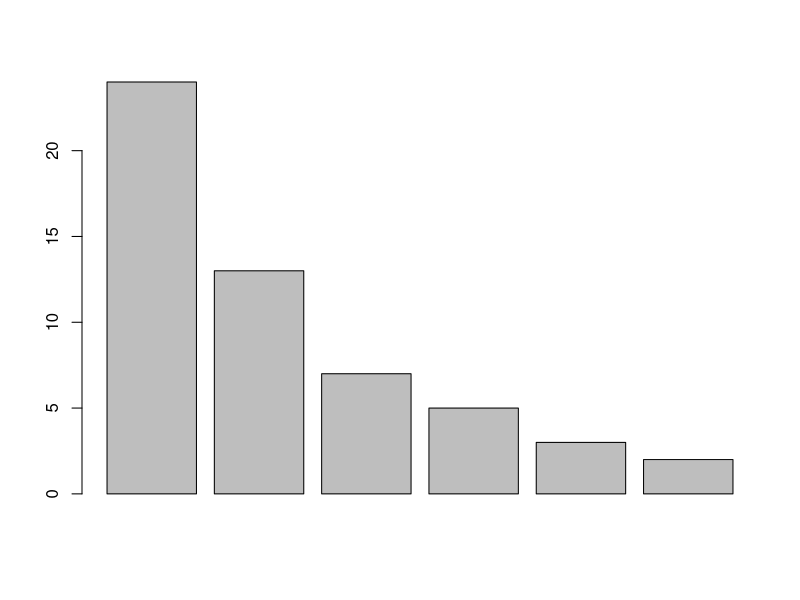
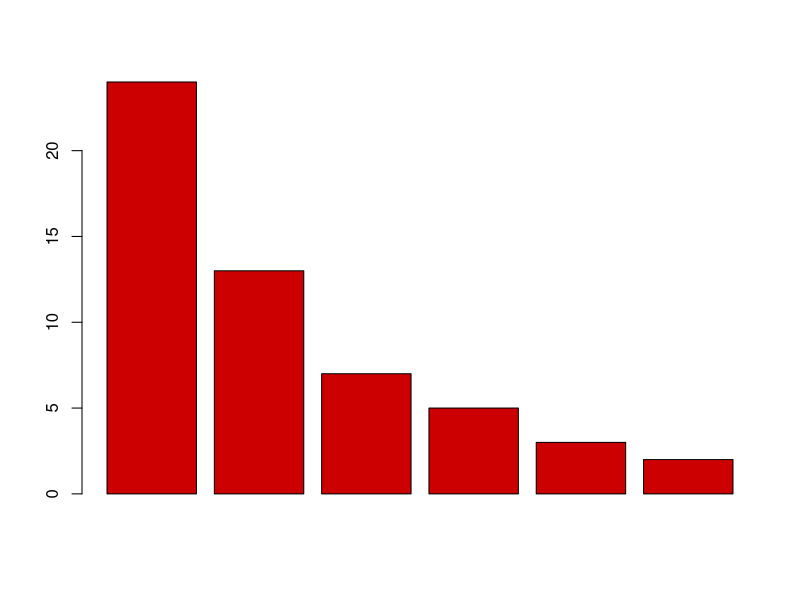
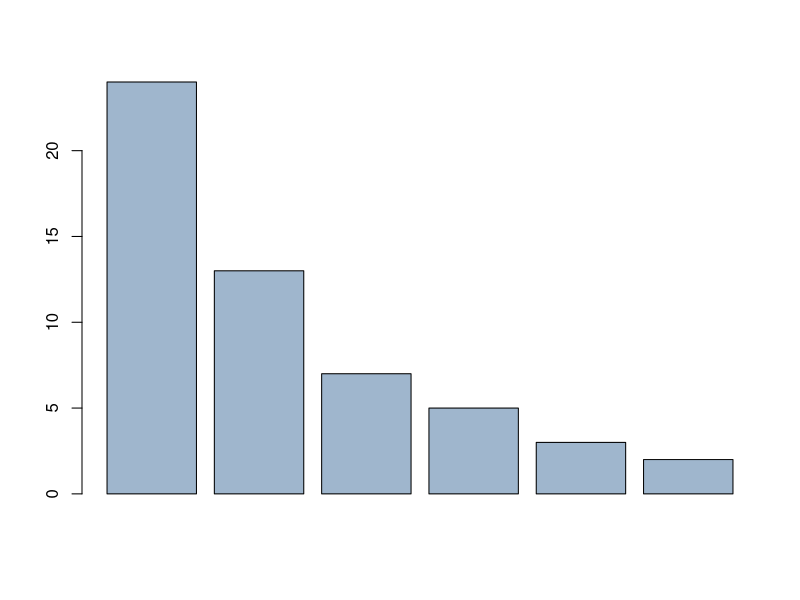
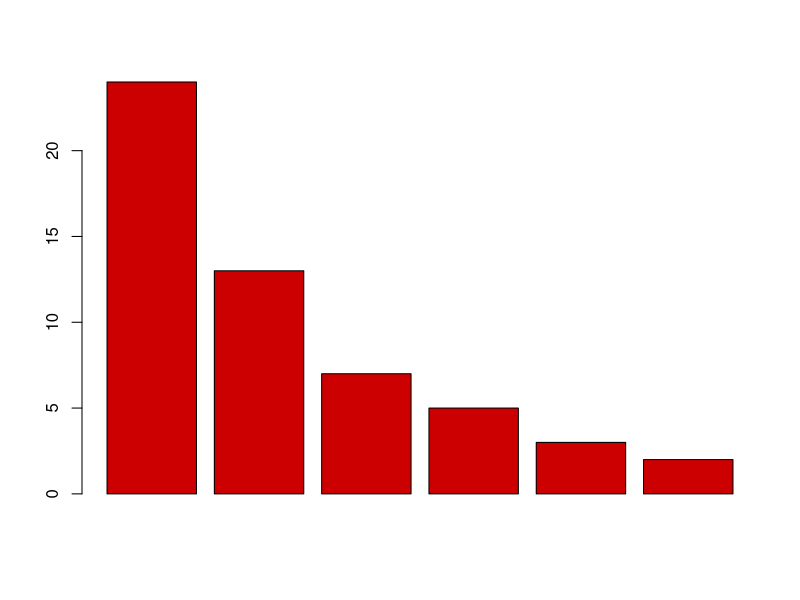
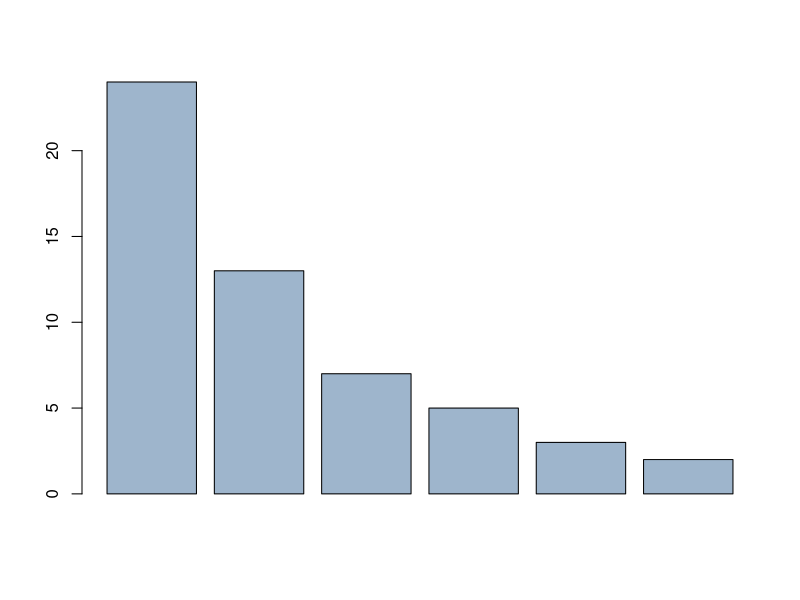
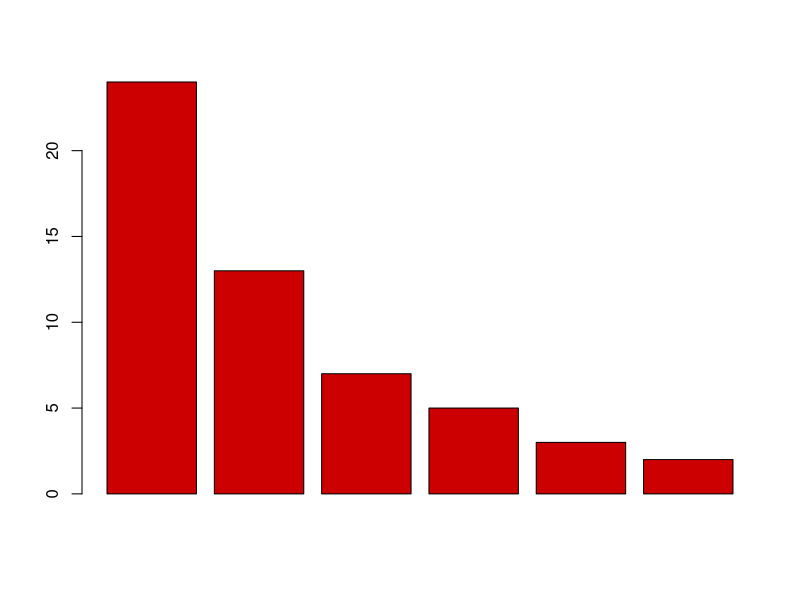
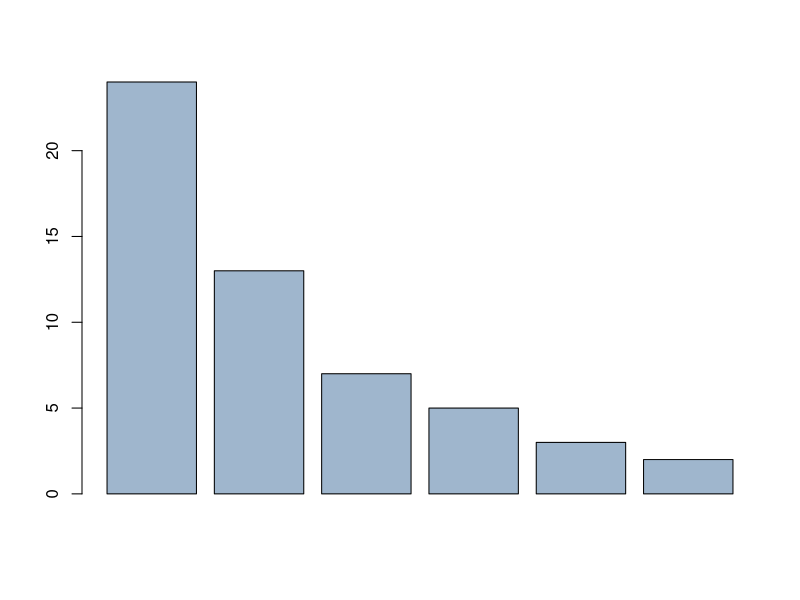
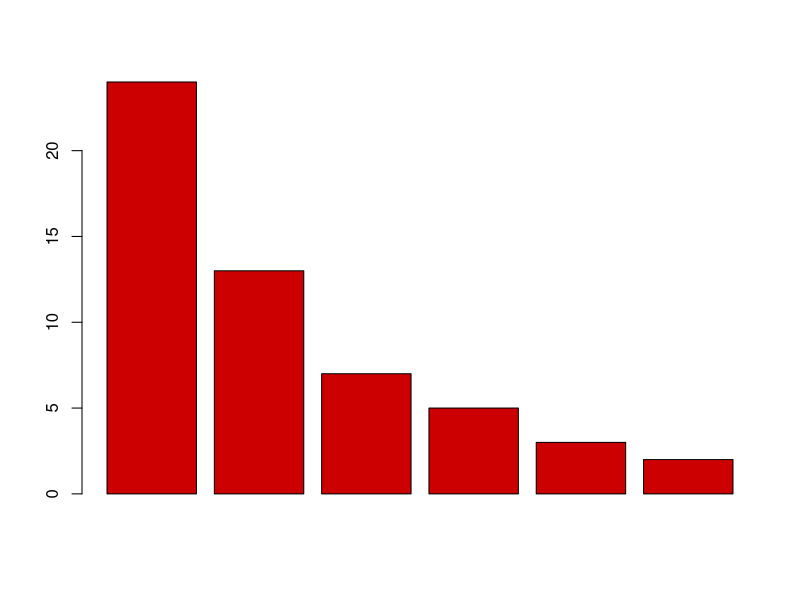

The R script that drew these images, in order:
## ---- chunk 1
# File:     03_01_Colors.R
# Project:  Learn-R

# LOAD DATA ################################################

x = c(24, 13, 7, 5, 3, 2)  # Sample data
barplot(x)                 # Default barplot
## ---- chunk 2
# COLORS IN R ##############################################

# Color names R has 657 color names for 502 unique colors,
# arranged alphabetically except for white, which is first
?colors
colors()[0:20]  # Get list of 657 color names

# Web page with R colors swatches, color names, hex codes,
# RBG codes (in 0-255 and 0.00-1.00), and R indez numbers;
# Browsable table on the page or in Google Sheets;
# downloadable as XLSX or PDF
browseURL("https://datalab.cc/rcolors")
## ---- chunk 3
# USE COLORS ###############################################

# Color names
barplot(x, col = "red3")  # red3
barplot(x, col = "slategray3")  # slategray3

# RGB triplets (0.00-1.00)
barplot(x, col = rgb(.80, 0, 0))      # red3
barplot(x, col = rgb(.62, .71, .80))  # slategray3

# RGB triplets (0-255)
barplot(x, col = rgb(205, 0, 0, max = 255))     # red3
barplot(x, col = rgb(159, 182, 205, max = 255)) # slategray3

# RGB hexcodes
barplot(x, col = "#CD0000")  # red3
barplot(x, col = "#9FB6CD")  # slategray3

# Index numbers
barplot(x, col = colors() [555])  # red3
barplot(x, col = colors() [602])  # slategray3
## ---- chunk 4
# MULTIPLE COLORS ##########################################
# Can specify several colors in a vector, which will cycle
barplot(x, col = c("red3", "slategray3"))
barplot(x, col = c("#9FB6CD", "#CD0000"))
## ---- chunk 5
# USING COLOR PALETTES #####################################

?palette  # Info on palettes
palette() # See current palette

barplot(x, col = 1:6)                # Use current palette
barplot(x, col = rainbow(6))         # Rainbow colors
barplot(x, col = heat.colors(6))     # Yellow through red
barplot(x, col = terrain.colors(6))  # Gray through green
barplot(x, col = topo.colors(6))     # Purple through tan
barplot(x, col = cm.colors(6))       # Pinks and blues
